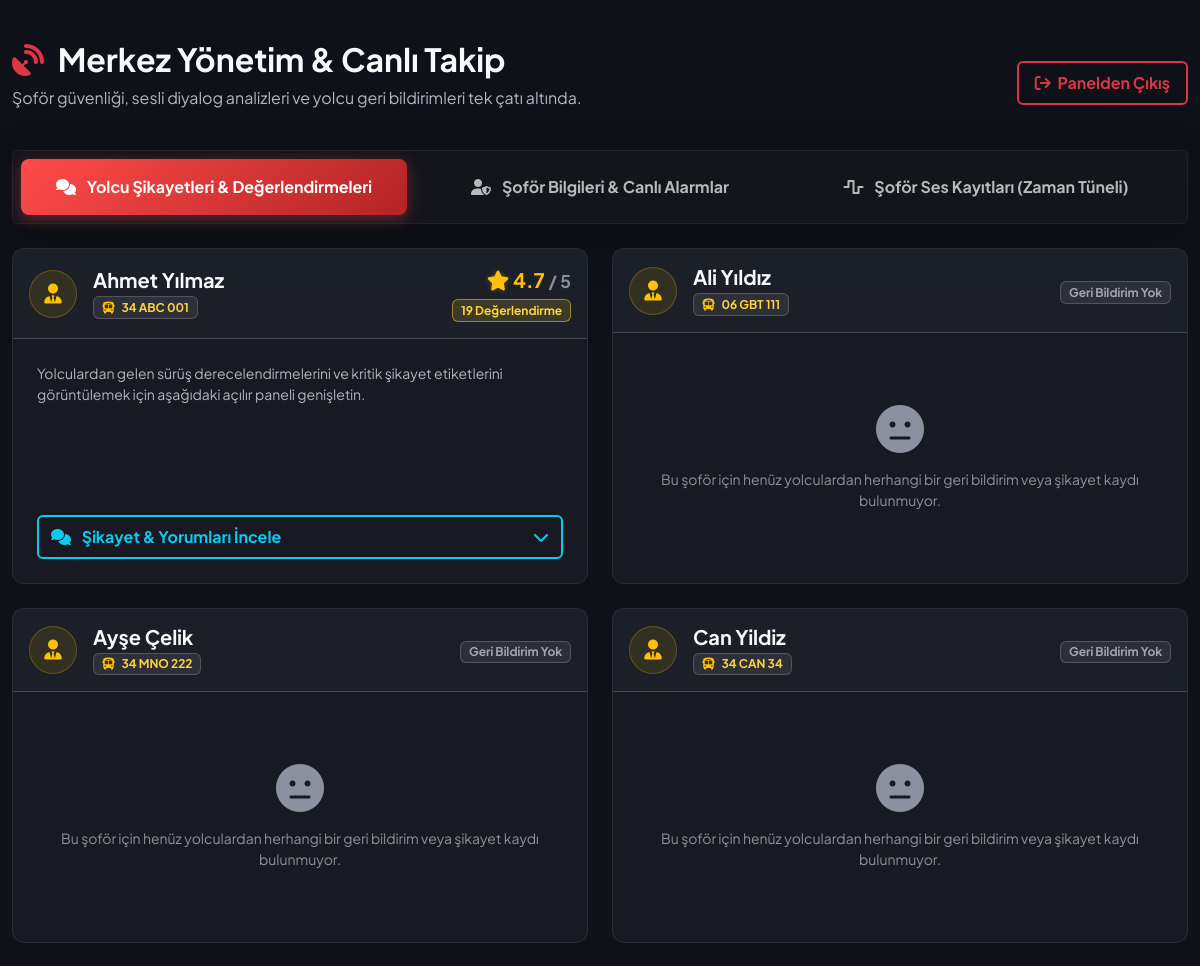
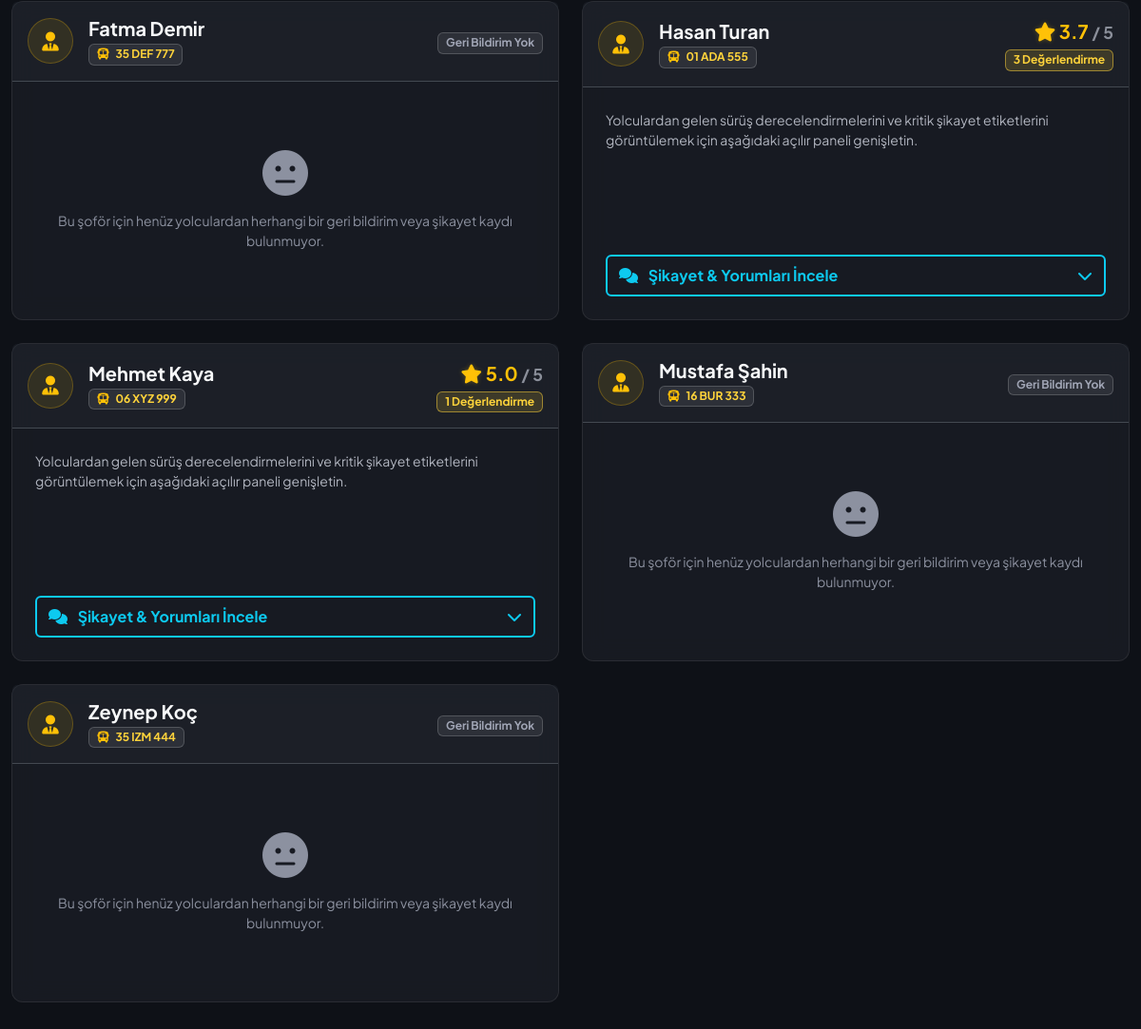
The page /admin on the database its author committed (2 pictures, top to bottom).
### app/models.py (models this page shows, shortened)
class Sofor(UserMixin, db.Model):
    __tablename__ = 'soforler'
    id: Mapped[int] = mapped_column(primary_key=True, autoincrement=True)
    ad: Mapped[str] = mapped_column(String(100), nullable=False)
    soyad: Mapped[str] = mapped_column(String(100), nullable=False)
    kullanici_adi: Mapped[str] = mapped_column(String(100), nullable=False, unique=True)
    arac_plaka: Mapped[str] = mapped_column(String(50), nullable=False, unique=True)
    sifre_hash: Mapped[str] = mapped_column(String(255), nullable=False)
    sifre_plain: Mapped[Optional[str]] = mapped_column(String(255))
    alarmlar: Mapped[List["Alarm"]] = relationship(back_populates="sofor")
    ses_loglari: Mapped[List["SesLog"]] = relationship(back_populates="sofor")
    vardiya_kayitlari: Mapped[List["VardiyaSesKaydi"]] = relationship(back_populates="sofor")
    yorumlar: Mapped[List["YolcuYorum"]] = relationship(back_populates="sofor")
    konum: Mapped[Optional["AracKonum"]] = relationship(back_populates="sofor", uselist=False)

### app/admin/routes.py (the view)
@bp.route('/admin')
def admin_panel():
    alarmlar = db.session.scalars(db.select(Alarm).order_by(Alarm.alarm_id.desc())).all()
    loglar = db.session.scalars(db.select(SesLog).order_by(SesLog.log_id.desc())).all()
    yorumlar = db.session.scalars(db.select(YolcuYorum).order_by(YolcuYorum.id.desc())).all()
    vardiya_kayitlari = db.session.scalars(db.select(VardiyaSesKaydi).order_by(VardiyaSesKaydi.id.desc())).all()
    soforler = db.session.scalars(db.select(Sofor).order_by(Sofor.ad)).all()
    return render_template('admin.html', title='Merkez Yönetim', alarmlar=alarmlar, loglar=loglar, yorumlar=yorumlar, vardiya_kayitlari=vardiya_kayitlari, soforler=soforler)

### app/templates/admin.html (shortened to what this page needs)
{% extends "base.html" %}
{% block content %}
<div class="row align-items-center mb-4 mt-3">
    <div class="col-md-9">
        <h2 class="fw-bold text-light"><i class="fa-solid fa-satellite-dish text-danger fa-pulse me-2"></i> Merkez Yönetim & Canlı Takip</h2>
        <p class="text-secondary">Şoför güvenliği, sesli diyalog analizleri ve yolcu geri bildirimleri tek çatı altında.</p>
    </div>
    <div class="col-md-3 text-end">
        <a href="{{ url_for('auth.logout') }}" class="btn btn-outline-danger fw-bold border-2 px-3 py-2"><i class="fa-solid fa-arrow-right-from-bracket me-1"></i> Panelden Çıkış</a>
    </div>
</div>
<ul class="nav nav-pills nav-justified mb-4 p-2 rounded shadow-lg" id="adminTabs" role="tablist">
    <li class="nav-item" role="presentation">
        <button class="nav-link active fw-bold py-3 border-0" id="comments-tab" data-bs-toggle="tab" data-bs-target="#commentsPanel" type="button" role="tab" aria-controls="commentsPanel" aria-selected="true">
            <i class="fa-solid fa-comments me-2"></i> Yolcu Şikayetleri & Değerlendirmeleri
        </button>
    </li>
    <li class="nav-item" role="presentation">
        <button class="nav-link fw-bold py-3 border-0" id="drivers-tab" data-bs-toggle="tab" data-bs-target="#driversPanel" type="button" role="tab" aria-controls="driversPanel" aria-selected="false">
            <i class="fa-solid fa-user-shield me-2"></i> Şoför Bilgileri & Canlı Alarmlar
        </button>
    </li>
    <li class="nav-item" role="presentation">
        <button class="nav-link fw-bold py-3 border-0" id="voice-tab" data-bs-toggle="tab" data-bs-target="#voicePanel" type="button" role="tab" aria-controls="voicePanel" aria-selected="false">
            <i class="fa-solid fa-wave-square me-2"></i> Şoför Ses Kayıtları (Zaman Tüneli)
        </button>
    </li>
</ul>
<div class="tab-content" id="adminTabsContent">
    <div class="tab-pane fade show active" id="commentsPanel" role="tabpanel" aria-labelledby="comments-tab">
        <div class="row">
            {% for s in soforler %}
                {% set s_yorumlar = s.yorumlar %}
                {% set count = s_yorumlar|length %}
                <div class="col-lg-6 mb-4">
                    <div class="card admin-card h-100">
                        <div class="card-header border-bottom border-secondary border-opacity-50 d-flex align-items-center justify-content-between py-3" style="background-color: rgba(37, 40, 51, 0.4) !important;">
                            <div class="d-flex align-items-center">
                                <div class="rounded-circle bg-warning bg-opacity-10 text-warning p-2 me-3 border border-warning border-opacity-25" style="width: 48px; height: 48px; display: flex; align-items: center; justify-content: center;">
                                    <i class="fa-solid fa-user-tie fa-lg"></i>
                                </div>
                                <div>
                                    <h5 class="fw-bold mb-0 text-light">{{ s.ad }} {{ s.soyad }}</h5>
                                    <span class="badge badge-custom-dark text-warning mt-1"><i class="fa-solid fa-bus me-1 text-warning"></i> {{ s.arac_plaka }}</span>
                                </div>
                            </div>
                            <div class="text-end">
                                {% if count > 0 %}
                                    {% set ns = namespace(puan_sum=0) %}
                                    {% for y in s_yorumlar %}
                                        {% set ns.puan_sum = ns.puan_sum + y.puan %}
                                    {% endfor %}
                                    {% set avg_rating = (ns.puan_sum / count) | round(1) %}
                                    <div class="text-warning fw-bold fs-5 star-rating">
                                        <i class="fa-solid fa-star"></i> {{ avg_rating }} <small class="text-secondary opacity-75">/ 5</small>
                                    </div>
                                    <span class="badge badge-custom-warning mt-1">{{ count }} Değerlendirme</span>
                                {% else %}
                                    <span class="badge badge-custom-dark text-muted mt-1">Geri Bildirim Yok</span>
                                {% endif %}
                            </div>
                        </div>
                        <div class="card-body p-4 d-flex flex-column justify-content-between">
                            {% if count > 0 %}
                                <p class="text-secondary small mb-3">Yolculardan gelen sürüş derecelendirmelerini ve kritik şikayet etiketlerini görüntülemek için aşağıdaki açılır paneli genişletin.</p>
                                <button class="btn btn-outline-info w-100 fw-bold py-2 d-flex align-items-center justify-content-between border-2" type="button" data-bs-toggle="collapse" data-bs-target="#yorumlarCollapse-{{ s.id }}" aria-expanded="false" aria-controls="yorumlarCollapse-{{ s.id }}">
                                    <span><i class="fa-solid fa-comments me-2"></i> Şikayet & Yorumları İncele</span>
                                    <i class="fa-solid fa-chevron-down"></i>
                                </button>
                            {% else %}
                                <div class="text-center py-5 text-muted">
                                    <i class="fa-solid fa-face-meh fa-3x mb-3 opacity-30"></i>
                                    <p class="mb-0 small">Bu şoför için henüz yolculardan herhangi bir geri bildirim veya şikayet kaydı bulunmuyor.</p>
                                </div>
                            {% endif %}
                        </div>
                    </div>
                </div>
            {% else %}
                <div class="col-12 text-center text-muted py-5 admin-card">
                    <i class="fa-solid fa-users-slash fa-3x mb-3"></i>
                    <p class="mb-0">Veritabanında kayıtlı herhangi bir şoför bulunamadı.</p>
                </div>
            {% endfor %}
        </div>
    </div>
</div>
{% endblock %}

### app/templates/base.html (shortened to what this page needs)
<!DOCTYPE html>
<html lang="tr" data-bs-theme="dark">
<head>
    <link href="https://cdn.jsdelivr.net/npm/bootstrap@5.3.0/dist/css/bootstrap.min.css" rel="stylesheet">
    <link rel="stylesheet" href="https://cdnjs.cloudflare.com/ajax/libs/font-awesome/6.4.0/css/all.min.css">
</head>
<body>
    <div class="container-fluid py-4">
        {% block content %}{% endblock %}
    </div>
</body>
</html>

### app/templates/base.html (style rules this page uses)
body { background-color: #0e1117; color: #fafafa; font-family: 'Plus Jakarta Sans', 'Outfit', 'Segoe UI', Tahoma, Geneva, Verdana, sans-serif; }
.text-secondary { color: #b2b6c1 !important; }
.text-muted { color: #8c91a0 !important; }

### app/templates/admin.html (style rules this page uses)
.admin-card { background: rgba(30, 33, 41, 0.65) !important; backdrop-filter: blur(12px); -webkit-backdrop-filter: blur(12px); border: 1px solid rgba(255, 255, 255, 0.08) !important; border-radius: 12px; transition: all 0.3s cubic-bezier(0.4, 0, 0.2, 1); }
.nav-pills { background: rgba(22, 24, 31, 0.7) !important; border: 1px solid rgba(255, 255, 255, 0.06); }
.nav-pills .nav-link { border-radius: 8px; color: rgba(255, 255, 255, 0.7); transition: all 0.2s ease; }
.nav-pills .nav-link.active { background: linear-gradient(135deg, #ff4b4b, #b32424) !important; color: #fff !important; font-weight: bold; box-shadow: 0 4px 15px rgba(255, 75, 75, 0.35); border: 1px solid rgba(255, 255, 255, 0.1); }
.star-rating .fa-star { text-shadow: 0 0 5px rgba(255, 193, 7, 0.3); }
.badge-custom-warning { background: rgba(255, 212, 59, 0.15) !important; color: #ffd43b !important; border: 1px solid rgba(255, 212, 59, 0.5) !important; }
.badge-custom-dark { background: rgba(255, 255, 255, 0.08) !important; color: #f1f5f9 !important; border: 1px solid rgba(255, 255, 255, 0.18) !important; }
.badge-custom-dark.text-warning { color: #ffd43b !important; }
.badge-custom-dark.text-muted { color: #a0a5b5 !important; }

### rows shown on the page
Sofor: ad "Ahmet", soyad "Yılmaz", arac_plaka "34 ABC 001", avg_rating "4.7", count "19"
Sofor: ad "Ali", soyad "Yıldız", arac_plaka "06 GBT 111", shows "Geri Bildirim Yok", shows "Bu şoför için henüz yolculardan herhangi bir geri bildirim veya şikayet kaydı bulunmuyor."
Sofor: ad "Ayşe", soyad "Çelik", arac_plaka "34 MNO 222", shows "Geri Bildirim Yok", shows "Bu şoför için henüz yolculardan herhangi bir geri bildirim veya şikayet kaydı bulunmuyor."
Sofor: ad "Can", soyad "Yildiz", arac_plaka "34 CAN 34", shows "Geri Bildirim Yok", shows "Bu şoför için henüz yolculardan herhangi bir geri bildirim veya şikayet kaydı bulunmuyor."
Sofor: ad "Fatma", soyad "Demir", arac_plaka "35 DEF 777", shows "Geri Bildirim Yok", shows "Bu şoför için henüz yolculardan herhangi bir geri bildirim veya şikayet kaydı bulunmuyor."
Sofor: ad "Hasan", soyad "Turan", arac_plaka "01 ADA 555", avg_rating "3.7", count "3"
Sofor: ad "Mehmet", soyad "Kaya", arac_plaka "06 XYZ 999", avg_rating "5.0", count "1"
Sofor: ad "Mustafa", soyad "Şahin", arac_plaka "16 BUR 333", shows "Geri Bildirim Yok", shows "Bu şoför için henüz yolculardan herhangi bir geri bildirim veya şikayet kaydı bulunmuyor."
Sofor: ad "Zeynep", soyad "Koç", arac_plaka "35 IZM 444", shows "Geri Bildirim Yok", shows "Bu şoför için henüz yolculardan herhangi bir geri bildirim veya şikayet kaydı bulunmuyor."
